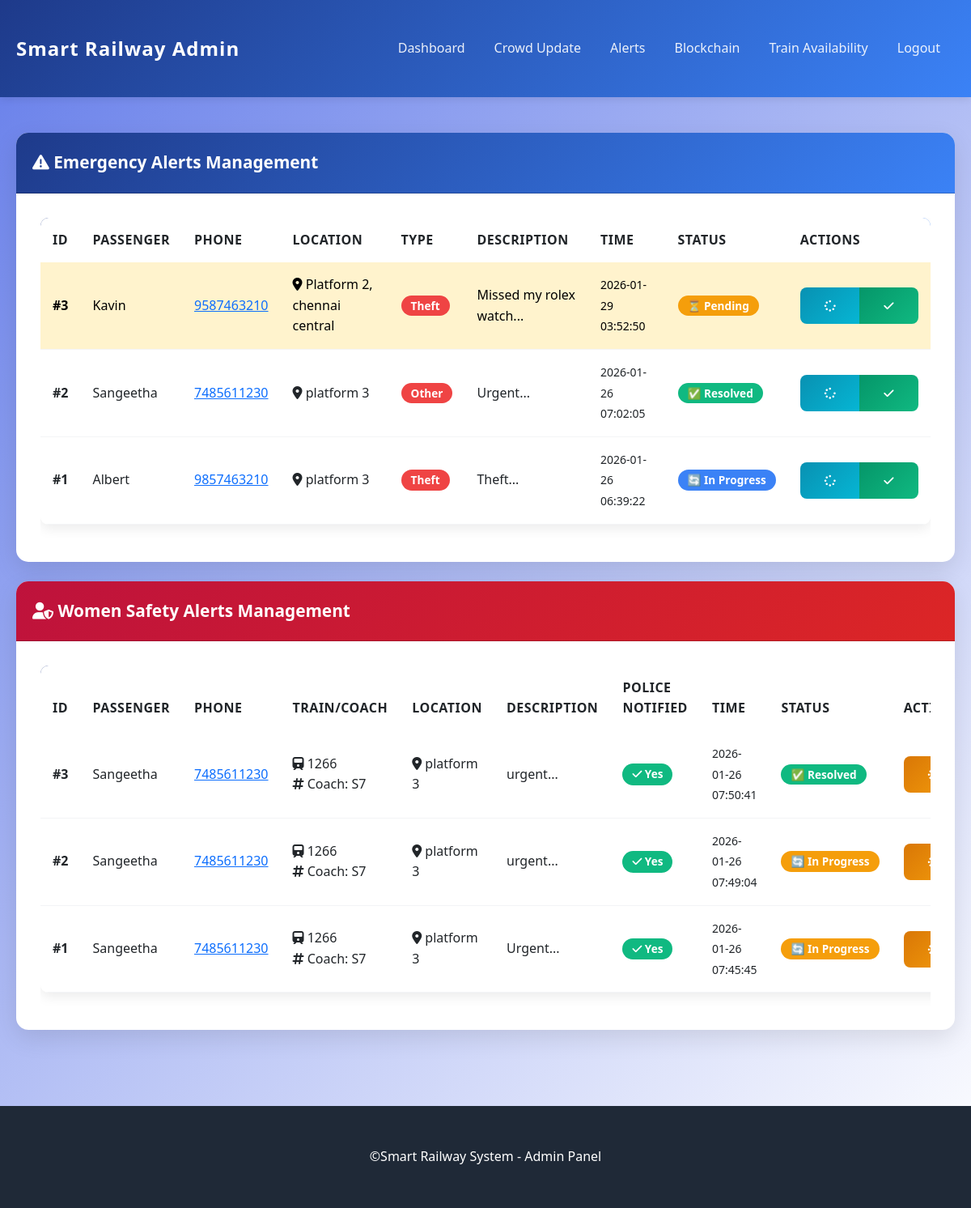
The app's page /admin/alerts (signed in) with its own data.
### tables this page shows
CREATE TABLE emergency_alerts
                     (id INTEGER PRIMARY KEY AUTOINCREMENT,
                      passenger_name TEXT NOT NULL,
                      phone TEXT NOT NULL,
                      location TEXT NOT NULL,
                      emergency_type TEXT NOT NULL,
                      description TEXT,
                      status TEXT DEFAULT 'Pending',
                      alert_time TIMESTAMP DEFAULT CURRENT_TIMESTAMP,
                      blockchain_hash TEXT);

CREATE TABLE women_safety_alerts
                     (id INTEGER PRIMARY KEY AUTOINCREMENT,
                      passenger_name TEXT NOT NULL,
                      phone TEXT NOT NULL,
                      train_no TEXT,
                      coach_no TEXT,
                      location TEXT NOT NULL,
                      description TEXT,
                      police_notified TEXT DEFAULT 'Yes',
                      status TEXT DEFAULT 'Active',
                      alert_time TIMESTAMP DEFAULT CURRENT_TIMESTAMP,
                      blockchain_hash TEXT);

### app.py (the view)
@app.route('/admin/alerts')
def admin_alerts():
    if not session.get('admin_logged_in'):
        return redirect(url_for('admin_login'))
    conn = get_db()
    emergency_alerts = conn.execute('SELECT * FROM emergency_alerts ORDER BY alert_time DESC').fetchall()
    women_alerts = conn.execute('SELECT * FROM women_safety_alerts ORDER BY alert_time DESC').fetchall()
    conn.close()
    return render_template('admin_alerts.html',
                         emergency_alerts=emergency_alerts,
                         women_alerts=women_alerts)

### app.py (called while the page is built)
def get_db():
    conn = sqlite3.connect('railway.db')
    conn.row_factory = sqlite3.Row
    return conn

### templates/admin_alerts.html (shortened to what this page needs)
<!DOCTYPE html>
<html lang="en">
<head>
    <link href="https://cdn.jsdelivr.net/npm/bootstrap@5.3.0/dist/css/bootstrap.min.css" rel="stylesheet">
    <link rel="stylesheet" href="https://cdnjs.cloudflare.com/ajax/libs/font-awesome/6.4.0/css/all.min.css">
    <link rel="stylesheet" href="{{ url_for('static', filename='css/style.css') }}">
</head>
<body>
    <nav class="navbar navbar-expand-lg navbar-dark">
        <div class="container">
            <a class="navbar-brand" href="/admin/dashboard">Smart Railway Admin
            </a>
            <div class="collapse navbar-collapse" id="navbarNav">
                <ul class="navbar-nav ms-auto">
                    <li class="nav-item">
                        <a class="nav-link" href="/admin/dashboard">Dashboard</a>
                    </li>
                    <li class="nav-item">
                        <a class="nav-link" href="/admin/crowd-update">Crowd Update</a>
                    </li>
                    <li class="nav-item">
                        <a class="nav-link active" href="/admin/alerts">Alerts</a>
                    </li>
                    <li class="nav-item">
                        <a class="nav-link" href="/admin/blockchain">Blockchain</a>
                    </li>
                    <li class="nav-item">
                        <a class="nav-link" href="/admin/train-availability">Train Availability</a>
                    </li>
                    <li class="nav-item">
                        <a class="nav-link" href="/admin/logout">Logout</a>
                    </li>
                </ul>
            </div>
        </div>
    </nav>
    <div class="container mt-4">
        <div class="card mb-4">
            <div class="card-header">
                <i class="fas fa-exclamation-triangle"></i> Emergency Alerts Management
            </div>
            <div class="card-body">
                <div class="table-responsive">
                    <table class="table table-hover">
                        <thead>
                            <tr>
                                <th>ID</th>
                                <th>Passenger</th>
                                <th>Phone</th>
                                <th>Location</th>
                                <th>Type</th>
                                <th>Description</th>
                                <th>Time</th>
                                <th>Status</th>
                                <th>Actions</th>
                            </tr>
                        </thead>
                        <tbody>
                            {% if emergency_alerts %}
                                {% for alert in emergency_alerts %}
                                    <tr class="{% if alert.status == 'Pending' %}table-warning{% endif %}">
                                        <td><strong>#{{ alert.id }}</strong></td>
                                        <td>{{ alert.passenger_name }}</td>
                                        <td><a href="tel:{{ alert.phone }}">{{ alert.phone }}</a></td>
                                        <td><i class="fas fa-map-marker-alt"></i> {{ alert.location }}</td>
                                        <td>
                                            <span class="badge badge-danger">{{ alert.emergency_type }}</span>
                                        </td>
                                        <td>{{ alert.description[:50] }}...</td>
                                        <td><small>{{ alert.alert_time }}</small></td>
                                        <td>
                                            {% if alert.status == 'Pending' %}
                                                <span class="badge badge-warning">⏳ Pending</span>
                                            {% elif alert.status == 'In Progress' %}
                                                <span class="badge badge-info">🔄 In Progress</span>
                                            {% else %}
                                                <span class="badge badge-success">✅ Resolved</span>
                                            {% endif %}
                                        </td>
                                        <td>
                                            <div class="btn-group btn-group-sm">
                                                <a href="/admin/update-alert-status/emergency/{{ alert.id }}/In Progress"
                                                   class="btn btn-info" title="Mark In Progress">
                                                    <i class="fas fa-spinner"></i>
                                                </a>
                                                <a href="/admin/update-alert-status/emergency/{{ alert.id }}/Resolved"
                                                   class="btn btn-success" title="Mark Resolved">
                                                    <i class="fas fa-check"></i>
                                                </a>
                                            </div>
                                        </td>
                                    </tr>
                                {% endfor %}
                            {% else %}
                                <tr>
                                    <td colspan="9" class="text-center">No emergency alerts</td>
                                </tr>
                            {% endif %}
                        </tbody>
                    </table>
                </div>
            </div>
        </div>
        <div class="card mb-4">
            <div class="card-header" style="background: linear-gradient(135deg, #be123c, #dc2626);">
                <i class="fas fa-user-shield"></i> Women Safety Alerts Management
            </div>
            <div class="card-body">
                <div class="table-responsive">
                    <table class="table table-hover">
                        <thead>
                            <tr>
                                <th>ID</th>
                                <th>Passenger</th>
                                <th>Phone</th>
                                <th>Train/Coach</th>
                                <th>Location</th>
                                <th>Description</th>
                                <th>Police Notified</th>
                                <th>Time</th>
                                <th>Status</th>
                                <th>Actions</th>
                            </tr>
                        </thead>
                        <tbody>
                            {% if women_alerts %}
                                {% for alert in women_alerts %}
                                    <tr class="{% if alert.status == 'Active' %}table-danger{% endif %}">
                                        <td><strong>#{{ alert.id }}</strong></td>
                                        <td>{{ alert.passenger_name }}</td>
                                        <td><a href="tel:{{ alert.phone }}">{{ alert.phone }}</a></td>
                                        <td>
                                            <i class="fas fa-train"></i> {{ alert.train_no or 'N/A' }}<br>
                                            <i class="fas fa-hashtag"></i> Coach: {{ alert.coach_no or 'N/A' }}
                                        </td>
                                        <td><i class="fas fa-map-marker-alt"></i> {{ alert.location }}</td>
                                        <td>{{ alert.description[:50] }}...</td>
                                        <td>
                                            <span class="badge badge-success">
                                                <i class="fas fa-check"></i> {{ alert.police_notified }}
                                            </span>
                                        </td>
                                        <td><small>{{ alert.alert_time }}</small></td>
                                        <td>
                                            {% if alert.status == 'Active' %}
                                                <span class="badge badge-danger">🚨 Active</span>
                                            {% elif alert.status == 'In Progress' %}
                                                <span class="badge badge-warning">🔄 In Progress</span>
                                            {% else %}
                                                <span class="badge badge-success">✅ Resolved</span>
                                            {% endif %}
                                        </td>
                                        <td>
                                            <div class="btn-group btn-group-sm">
                                                <a href="/admin/update-alert-status/women/{{ alert.id }}/In Progress"
                                                   class="btn btn-warning" title="Mark In Progress">
                                                    <i class="fas fa-spinner"></i>
                                                </a>
                                            </div>
                                        </td>
                                    </tr>
                                {% endfor %}
                            {% else %}
                                <tr>
                                    <td colspan="10" class="text-center">No women safety alerts</td>
                                </tr>
                            {% endif %}
                        </tbody>
                    </table>
                </div>
            </div>
        </div>
    </div>
    <footer>
        <div class="container">
            <p>&copy;Smart Railway System - Admin Panel</p>
        </div>
    </footer>
</body>
</html>

### static/css/style.css (style rules this page uses)
* { margin: 0; padding: 0; box-sizing: border-box; }
:root { --primary-color: #1e3a8a; --secondary-color: #3b82f6; --success-color: #10b981; --danger-color: #ef4444; --warning-color: #f59e0b; --dark-color: #1f2937; --light-color: #f3f4f6; --white-color: #ffffff; }
body { font-family: 'Segoe UI', Tahoma, Geneva, Verdana, sans-serif; line-height: 1.6; color: #333; background: linear-gradient(135deg, #667eea 0%, #ffffff 100%); min-height: 100vh; }
.navbar { background: linear-gradient(135deg, var(--primary-color), var(--secondary-color)) !important; box-shadow: 0 2px 10px rgba(0,0,0,0.1); padding: 1rem 0; }
.navbar-brand { font-size: 1.5rem; font-weight: bold; color: white !important; letter-spacing: 1px; }
.navbar-nav .nav-link { color: rgba(255,255,255,0.9) !important; margin: 0 10px; transition: all 0.3s ease; font-weight: 500; }
.container { max-width: 1200px; margin: 0 auto; padding: 20px; }
.card { border: none; border-radius: 15px; box-shadow: 0 10px 30px rgba(0,0,0,0.1); margin-bottom: 25px; transition: transform 0.3s ease, box-shadow 0.3s ease; background: white; }
.card-header { background: linear-gradient(135deg, var(--primary-color), var(--secondary-color)); color: white; border-radius: 15px 15px 0 0 !important; padding: 20px; font-size: 1.3rem; font-weight: 600; }
.card-body { padding: 30px; }
.btn { padding: 12px 30px; border-radius: 8px; font-weight: 600; text-transform: uppercase; letter-spacing: 0.5px; transition: all 0.3s ease; border: none; }
.btn-success { background: linear-gradient(135deg, #059669, var(--success-color)); color: white; }
.btn-warning { background: linear-gradient(135deg, #d97706, var(--warning-color)); color: white; }
.btn-info { background: linear-gradient(135deg, #0891b2, #06b6d4); color: white; }
.table { background: white; border-radius: 10px; overflow: hidden; box-shadow: 0 5px 15px rgba(0,0,0,0.08); }
.table thead { background: linear-gradient(135deg, var(--primary-color), var(--secondary-color)); color: white; }
.table thead th { padding: 15px; font-weight: 600; text-transform: uppercase; letter-spacing: 0.5px; border: none; }
.table tbody td { padding: 15px; vertical-align: middle; border-bottom: 1px solid #f3f4f6; }
.badge { padding: 6px 12px; border-radius: 20px; font-weight: 600; font-size: 0.85rem; }
.badge-success { background: var(--success-color); }
.badge-danger { background: var(--danger-color); }
.badge-warning { background: var(--warning-color); }
.badge-info { background: #3b82f6; }
footer { background: var(--dark-color); color: white; text-align: center; padding: 30px 0; margin-top: 50px; }
footer p { margin: 0; }
html { scroll-behavior: smooth; }
.card { animation: fadeIn 0.5s ease-in-out; }

### records on screen
emergency_alerts: id "3", passenger_name "Kavin", phone "9587463210", location "Platform 2, chennai central", emergency_type "Theft", description "Missed my rolex watch", alert_time "2026-01-29 03:52:50", status "⏳ Pending"
emergency_alerts: id "2", passenger_name "Sangeetha", phone "7485611230", location "platform 3", emergency_type "Other", description "Urgent", alert_time "2026-01-26 07:02:05", status "✅ Resolved"
emergency_alerts: id "1", passenger_name "Albert", phone "9857463210", location "platform 3", emergency_type "Theft", description "Theft", alert_time "2026-01-26 06:39:22", status "🔄 In Progress"
women_safety_alerts: id "3", passenger_name "Sangeetha", phone "7485611230", train_no "1266", coach_no "S7", location "platform 3", description "urgent", police_notified "Yes", alert_time "2026-01-26 07:50:41", status "✅ Resolved"
women_safety_alerts: id "2", passenger_name "Sangeetha", phone "7485611230", train_no "1266", coach_no "S7", location "platform 3", description "urgent", police_notified "Yes", alert_time "2026-01-26 07:49:04", status "🔄 In Progress"
women_safety_alerts: id "1", passenger_name "Sangeetha", phone "7485611230", train_no "1266", coach_no "S7", location "platform 3", description "Urgent", police_notified "Yes", alert_time "2026-01-26 07:45:45", status "🔄 In Progress"
